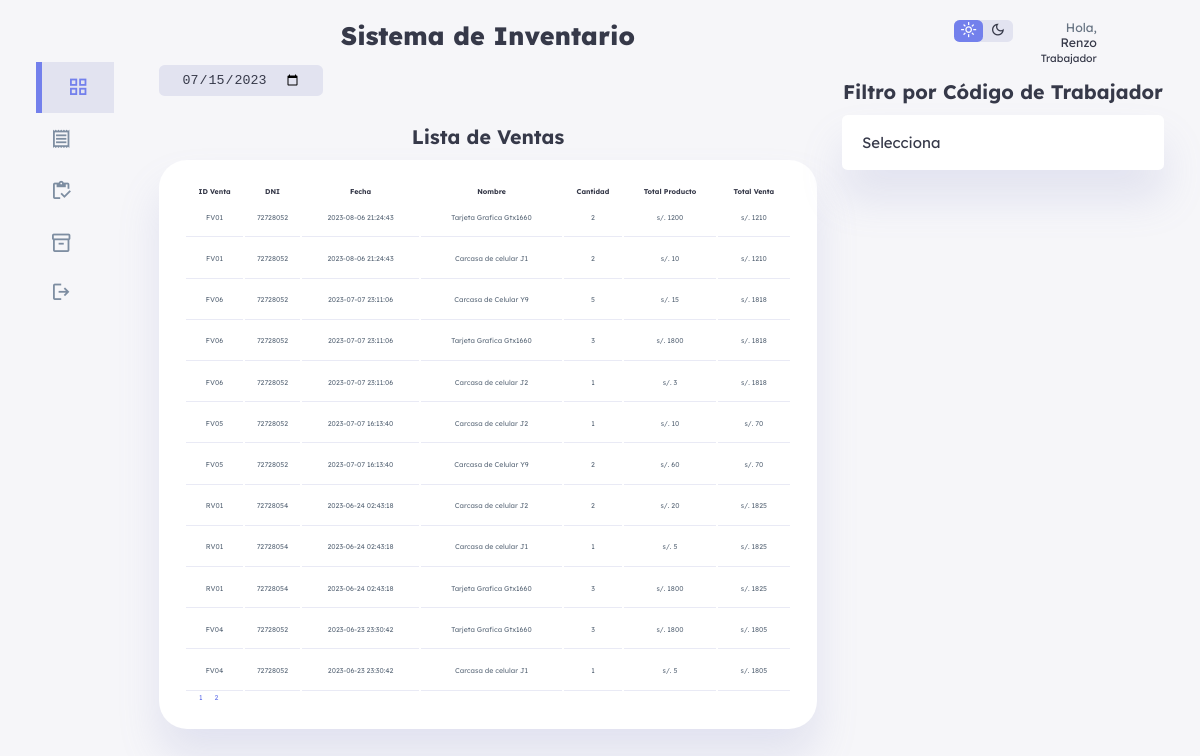
Screenshot of /mostrar-ventas-final.php (signed in) with the database file from the repository.
### tables this page shows
CREATE TABLE `detalle_venta` (
  `id_detallev` int(11) NOT NULL,
  `id_venta` varchar(50) NOT NULL,
  `id_prod` varchar(50) NOT NULL,
  `cantidad` int(11) NOT NULL,
  `precio_unitario` double NOT NULL,
  `precio_total` double NOT NULL
);

CREATE TABLE `venta` (
  `id_venta` varchar(50) NOT NULL,
  `dni` int(11) NOT NULL,
  `fecha` datetime NOT NULL,
  `total` double NOT NULL
);

CREATE TABLE `producto` (
  `id_prod` varchar(4) NOT NULL,
  `nombre` varchar(50) NOT NULL,
  `precio` double NOT NULL,
  `precio_pub` double NOT NULL,
  `precio_o` double NOT NULL,
  `precio_m` double NOT NULL,
  `stock` int(11) NOT NULL,
  `id_categoria` int(11) NOT NULL,
  `fecha_creado` datetime DEFAULT NULL,
  `fecha_actualizado` datetime DEFAULT NULL
);

### database/ventas/sql-mostrar-ventas.php (the view)
<?php
$query = "SELECT venta.id_venta, venta.dni,
venta.fecha, producto.nombre, detalle_venta.cantidad,
venta.total, detalle_venta.precio_unitario
FROM venta
inner join detalle_venta
on venta.id_venta=detalle_venta.id_venta
inner join producto
on detalle_venta.id_prod=producto.id_prod ORDER BY venta.fecha DESC";
$r = mysqli_query($con,$query);
while($venta = mysqli_fetch_assoc($r)){
?>
<tr>
    <td><?php echo $venta['id_venta']?></td>
    <td><?php echo $venta['dni']?></td>
    <td><?php echo $venta['fecha']?></td>
    <td><?php echo $venta['nombre']?></td>
    <td><?php echo $venta['cantidad']?></td>
    <td><?php echo 's/. '.$venta['cantidad']*$venta['precio_unitario']?></td>
    <td><?php echo 's/. '.$venta['total']?></td>
</tr>
<?php
}

### css/dashboard-final.css (style rules this page uses)
:root { --color-primary: #7380ec; --color-danger: #ff7782; --color-sucess: #41f1b6; --color-warning: #ffbb55; --color-white: #fff; --color-info-dark: #7d8da1; --color-info-light: #dce1eb; --color-dark: #363949; --color-light: rgba(132,139,200,0.18); --color-primary-variant: #111e88; --color-dark-variant: #677483; --color-background: #f6f6f9; --card-border-radius: 2rem; --border-radius-1: 0.4rem; --border-radius-2: 0.8rem; --border-radius-3: 1.2rem; --card-padding: 1.8rem; --padding-1: 1.2rem; --box-shadow: 0 2rem 3rem var(--color-light); --filter-light: 0; }
* { margin: 0; padding: 0; outline: 0; appearance: none; border: 0; text-decoration: none; list-style: none; box-sizing: border-box; }
html { font-size: 14px; }
body { width: 100vw; height: 100vh; font-family: 'Lexend Deca', sans-serif; font-size: 0.88rem; background: var(--color-background); user-select: none; overflow-x: hidden; color: var(--color-dark); }
main table tbody td { height: 2.8rem; border-bottom: 1px solid var(--color-light); color: var(--color-dark-variant); }

### rows the page displays
detalle_venta: id_venta.id_venta "FV01", id_venta.dni "72728052", id_venta.fecha "2023-08-06 21:24:43", id_prod.nombre "Tarjeta Grafica Gtx1660", cantidad "2", $venta['cantidad']*$venta['precio_unitario'] "1200", id_venta.total "1210"
detalle_venta: id_venta.id_venta "FV01", id_venta.dni "72728052", id_venta.fecha "2023-08-06 21:24:43", id_prod.nombre "Carcasa de celular J1", cantidad "2", $venta['cantidad']*$venta['precio_unitario'] "10", id_venta.total "1210"
detalle_venta: id_venta.id_venta "FV06", id_venta.dni "72728052", id_venta.fecha "2023-07-07 23:11:06", id_prod.nombre "Carcasa de Celular Y9", cantidad "5", $venta['cantidad']*$venta['precio_unitario'] "15", id_venta.total "1818"
detalle_venta: id_venta.id_venta "FV06", id_venta.dni "72728052", id_venta.fecha "2023-07-07 23:11:06", id_prod.nombre "Tarjeta Grafica Gtx1660", cantidad "3", $venta['cantidad']*$venta['precio_unitario'] "1800", id_venta.total "1818"
detalle_venta: id_venta.id_venta "FV06", id_venta.dni "72728052", id_venta.fecha "2023-07-07 23:11:06", id_prod.nombre "Carcasa de celular J2", cantidad "1", $venta['cantidad']*$venta['precio_unitario'] "3", id_venta.total "1818"
detalle_venta: id_venta.id_venta "FV05", id_venta.dni "72728052", id_venta.fecha "2023-07-07 16:13:40", id_prod.nombre "Carcasa de celular J2", cantidad "1", $venta['cantidad']*$venta['precio_unitario'] "10", id_venta.total "70"
detalle_venta: id_venta.id_venta "FV05", id_venta.dni "72728052", id_venta.fecha "2023-07-07 16:13:40", id_prod.nombre "Carcasa de Celular Y9", cantidad "2", $venta['cantidad']*$venta['precio_unitario'] "60", id_venta.total "70"
detalle_venta: id_venta.id_venta "RV01", id_venta.dni "72728054", id_venta.fecha "2023-06-24 02:43:18", id_prod.nombre "Carcasa de celular J2", cantidad "2", $venta['cantidad']*$venta['precio_unitario'] "20", id_venta.total "1825"
detalle_venta: id_venta.id_venta "RV01", id_venta.dni "72728054", id_venta.fecha "2023-06-24 02:43:18", id_prod.nombre "Carcasa de celular J1", cantidad "1", $venta['cantidad']*$venta['precio_unitario'] "5", id_venta.total "1825"
detalle_venta: id_venta.id_venta "RV01", id_venta.dni "72728054", id_venta.fecha "2023-06-24 02:43:18", id_prod.nombre "Tarjeta Grafica Gtx1660", cantidad "3", $venta['cantidad']*$venta['precio_unitario'] "1800", id_venta.total "1825"
detalle_venta: id_venta.id_venta "FV04", id_venta.dni "72728052", id_venta.fecha "2023-06-23 23:30:42", id_prod.nombre "Tarjeta Grafica Gtx1660", cantidad "3", $venta['cantidad']*$venta['precio_unitario'] "1800", id_venta.total "1805"
detalle_venta: id_venta.id_venta "FV04", id_venta.dni "72728052", id_venta.fecha "2023-06-23 23:30:42", id_prod.nombre "Carcasa de celular J1", cantidad "1", $venta['cantidad']*$venta['precio_unitario'] "5", id_venta.total "1805"

### other values shown
$user['nombre'] "Renzo"
